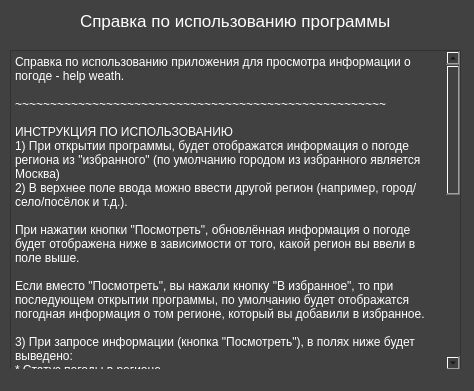
<?xml version="1.0" encoding="UTF-8"?>
<ui version="4.0">
 <class>MainWindow</class>
 <widget class="QMainWindow" name="MainWindow">
  <property name="geometry">
   <rect>
    <x>0</x>
    <y>0</y>
    <width>474</width>
    <height>391</height>
   </rect>
  </property>
  <property name="windowTitle">
   <string>СПРАВКА - Дополнительная информация</string>
  </property>
  <property name="styleSheet">
   <string notr="true">background-color: rgb(65, 65, 65)</string>
  </property>
  <widget class="QWidget" name="centralwidget">
   <widget class="QLabel" name="label_info">
    <property name="geometry">
     <rect>
      <x>80</x>
      <y>10</y>
      <width>311</width>
      <height>21</height>
     </rect>
    </property>
    <property name="styleSheet">
     <string notr="true">font-size: 17px;color: white</string>
    </property>
    <property name="text">
     <string>Справка по использованию программы</string>
    </property>
   </widget>
   <widget class="QPlainTextEdit" name="text_info">
    <property name="geometry">
     <rect>
      <x>10</x>
      <y>50</y>
      <width>451</width>
      <height>321</height>
     </rect>
    </property>
    <property name="styleSheet">
     <string notr="true">color:white</string>
    </property>
    <property name="plainText">
     <string>Справка по использованию приложения для просмотра информации о погоде - help weath.

~~~~~~~~~~~~~~~~~~~~~~~~~~~~~~~~~~~~~~~~~~~~~~~~~~~~~

ИНСТРУКЦИЯ ПО ИСПОЛЬЗОВАНИЮ
1) При открытии программы, будет отображатся информация о погоде региона из &quot;избранного&quot; (по умолчанию городом из избранного является Москва)
2) В верхнее поле ввода можно ввести другой регион (например, город/село/посёлок и т.д.).

При нажатии кнопки &quot;Посмотреть&quot;, обновлённая информация о погоде будет отображена ниже в зависимости от того, какой регион вы ввели в поле выше.

Если вместо &quot;Посмотреть&quot;, вы нажали кнопку &quot;В избранное&quot;, то при последующем открытии программы, по умолчанию будет отображатся погодная информация о том регионе, который вы добавили в избранное.

3) При запросе информации (кнопка &quot;Посмотреть&quot;), в полях ниже будет выведено:
* Статус погоды в регионе
* Температура в °C (округлённая до десятых)
* Скорость ветра в м/с (округлённая до целых)
* Влажность в %

~~~~~~~~~~~~~~~~~~~~~~~~~~~~~~~~~~~~~~~~~~~~~~~~~~~~~

ИНФОРМАЦИЯ
Текущая версия программы: V1.0-FULL

Разработчик(и):
- Воронцов Матвей

Информация о погоде берётся с сервиса:
- https://openweathermap.org

Язык программирования: Python 3.7.8 x86

Модули:
- PyQt5 (графический интерфейс)
- pyowm (информаиця о погоде)
- sys, os

~~~~~~~~~~~~~~~~~~~~~~~~~~~~~~~~~~~~~~~~~~~~~~~~~~~~~

СВЯЗЬ С РАЗРАБОТЧИКОМ:
- https://vk.com/kipelov_aria</string>
    </property>
   </widget>
  </widget>
  <widget class="QStatusBar" name="statusbar"/>
 </widget>
 <resources/>
 <connections/>
</ui>
